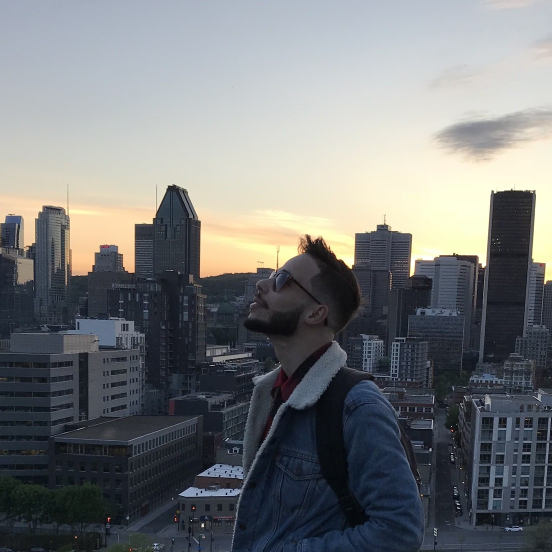
#> input picture scripts/source/portrait.jpg, 1104 x 1104 px (shown at 1/2 size); the run also reads 1 picture not shown here
$ python build_profile.py
#> lines starting #> are read from the running program, lines starting #| are printed output that depends on the picture
#!/usr/bin/env python3
"""Builds assets/profile.svg, the animated card at the top of the profile README.

Edit the facts below, then run:  python3 scripts/build_profile.py

Sources in scripts/source are square crops of the same photo, so the subject lines up from frame to frame:
  portrait.jpg              the original photo
  portrait-cutout.png       its cutout, from scripts/cutout.swift (macOS Vision, runs locally)
  backgrounds/*.jpg         real AI backgrounds, generated in the Photoroom app on that photo
"""

import base64
import io
from pathlib import Path

from PIL import Image

ROOT = Path(__file__).resolve().parent.parent
SOURCE = ROOT / "scripts" / "source"
OUT = ROOT / "assets" / "profile.svg"

# ── Facts ────────────────────────────────────────────────────────────────────

NAME = "Tom Klotz"
PITCH = [
    "I ship features in Photoroom's AI photo editor,",
    "used by millions to make their photos shine.",
]
BEFORE = ["Before that: search at Algolia, data at CastorDoc,", "and three years serving France."]
CAREER = [
    # hash, company, what, role, accent, glyph
    ("a190l1a", "Algolia", "Search engine", "software engineering", "#3E63DD", "A"),
    ("ca570rd", "CastorDoc", "Data catalog", "fullstack engineering", "#FF7847", "C"),
    ("a5m335f", "Ministère des Armées", "Defense, 3 years of service", "software engineering", "#C9A227", "*"),
    (None, "Photoroom", "AI photo editing", "software engineering, since 2026", "#8B6CFF", "P"),
]
# Photoroom since Feb 16, 2026. Counts from `gh search prs --owner Photoroom --author @me --merged`
# and `--reviewed-by @me` (2026-10-06); Code Connect coverage from the July 31 audit (367/385).
CHANGELOG = [
    [("Rookie of the Year", "#FFFFFF", 700), (" at Photoroom, in my first 4.5 months", None, 400)],
    [("570+", "#FFFFFF", 700), (" pull requests merged and ", None, 400), ("540+", "#FFFFFF", 700), (" reviewed, in 8 months", None, 400)],
    [("Shipped ", None, 400), ("Virtual Models, AI Video Gen, Share Links, Recommended edits", "#FFFFFF", 700)],
    [("Design system: Code Connect coverage from ", None, 400), ("22% to 95%", "#FFFFFF", 700)],
]

# ── Palette ──────────────────────────────────────────────────────────────────

INK = "#0B0E14"
PANEL = "#10141D"
LINE = "#1E2533"
TEXT = "#E8ECF4"
SUB = "#B4BDCE"
MUTED = "#8C96AA"
FAINT = "#6E7A92"
BLUE = "#5B8CFF"
FRANCE_BLUE = "#2A63F6"
FRANCE_RED = "#E5484D"
VIOLET = "#8B6CFF"
GREEN = "#3FB950"

W = 1000
CHANGELOG_Y = 880
CHANGELOG_H = 60 + 42 * len(CHANGELOG)
FOOTER_Y = CHANGELOG_Y + CHANGELOG_H + 74
H = FOOTER_Y + 90
SANS = "-apple-system, BlinkMacSystemFont, 'Segoe UI', Helvetica, Arial, sans-serif"
MONO = "ui-monospace, 'SF Mono', SFMono-Regular, Menlo, Monaco, 'Cascadia Code', Consolas, 'Liberation Mono', monospace"

# Hero loop: original photo, background removal sweep, then each AI background, then back to the original.
LOOP = 13.0
SWEEP_START, SWEEP_END, REMOVED_END = 1.0, 3.0, 4.5
AI_BACKGROUNDS = [
    # file, caption, shown from (s)
    ("space.jpg", "AI background: outer space", REMOVED_END),
    ("paris.jpg", "AI background: Paris at dusk", 8.5),
]
RESET = 12.2
CANVAS_X, CANVAS_Y, CANVAS = 576, 92, 368
# Twice the canvas size, for sharp rendering on high density screens.
EMBED = CANVAS * 2


def data_uri(image: Image.Image, fmt: str, **options) -> str:
    buffer = io.BytesIO()
    image.save(buffer, fmt, **options)
    mime = "image/jpeg" if fmt == "JPEG" else f"image/{fmt.lower()}"
    return f"data:{mime};base64,{base64.b64encode(buffer.getvalue()).decode()}"


def key_times(*seconds: float) -> str:
    return ";".join(f"{s / LOOP:.4f}" for s in seconds)


def esc(text: str) -> str:
    return text.replace("&", "&amp;").replace("<", "&lt;").replace(">", "&gt;")


def flag(x: float, y: float, height: float = 16) -> str:
    w = height / 2
    return (
        f'<rect x="{x}" y="{y}" width="{w}" height="{height}" rx="2" fill="{FRANCE_BLUE}"/>'
        f'<rect x="{x + w}" y="{y}" width="{w}" height="{height}" fill="#F5F7FA"/>'
        f'<rect x="{x + 2 * w}" y="{y}" width="{w}" height="{height}" rx="2" fill="{FRANCE_RED}"/>'
    )


def prompt(x: float, y: float, command: str) -> str:
    return (
        f'<text x="{x}" y="{y}" class="mono" font-size="15" fill="{MUTED}">'
        f'<tspan fill="{BLUE}">~</tspan> $ {command}</text>'
    )


def embedded(name: str) -> str:
#> called with name = 'portrait.jpg'
    image = Image.open(SOURCE / name).resize((EMBED, EMBED), Image.LANCZOS)
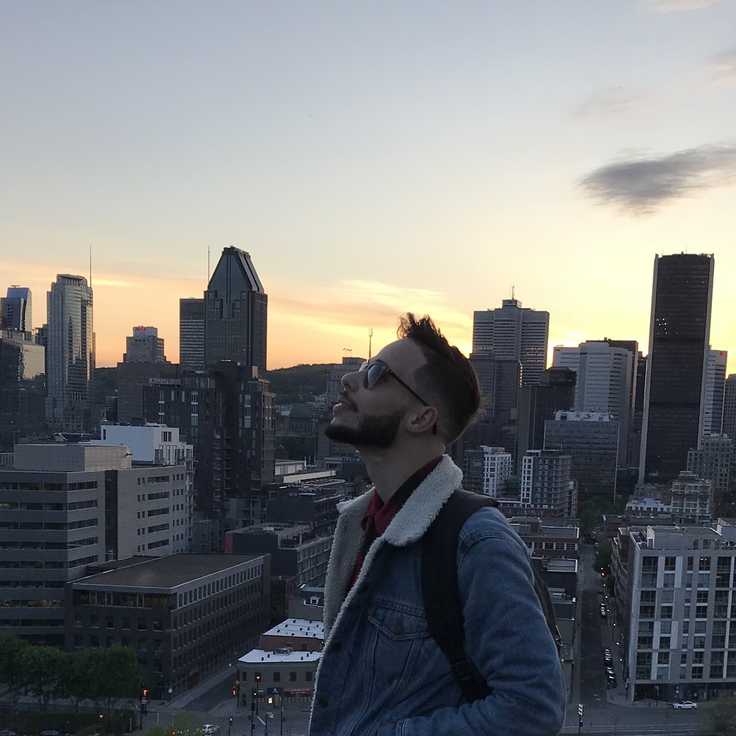
#> image: PIL image 736x736 RGB; mean R, G, B 118.4, 120.8, 122.3
    if image.mode == "RGBA":
        return data_uri(image, "WEBP", quality=88, method=6)
    return data_uri(image.convert("RGB"), "JPEG", quality=82, optimize=True, progressive=True)


def hero() -> str:
    original_uri = embedded("portrait.jpg")
    cutout_uri = embedded("portrait-cutout.png")
#> call 2 of embedded, with name = 'portrait-cutout.png'
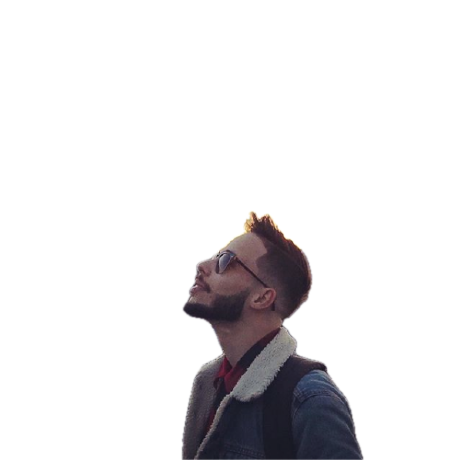
#> input picture scripts/source/portrait-cutout.png, 460 x 460 px
#> call 3 of embedded, with name = 'backgrounds/space.jpg'
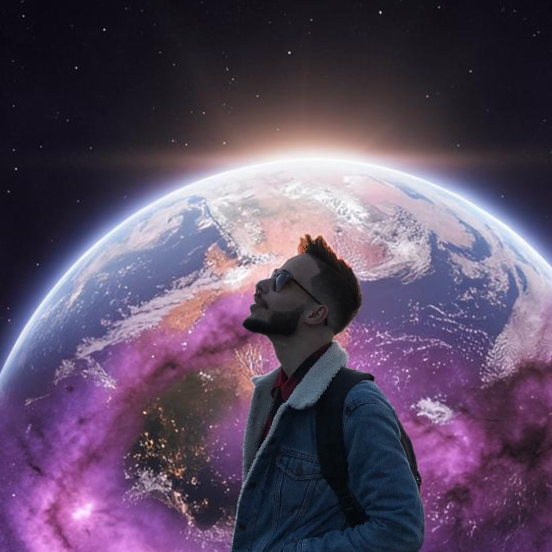
#> input picture scripts/source/backgrounds/space.jpg, 1104 x 1104 px (shown at 1/2 size)
#> in embedded (call 3), `image = Image.open(SOURCE / name).resize((EMBED, EMBED), Image.LANCZOS)`:
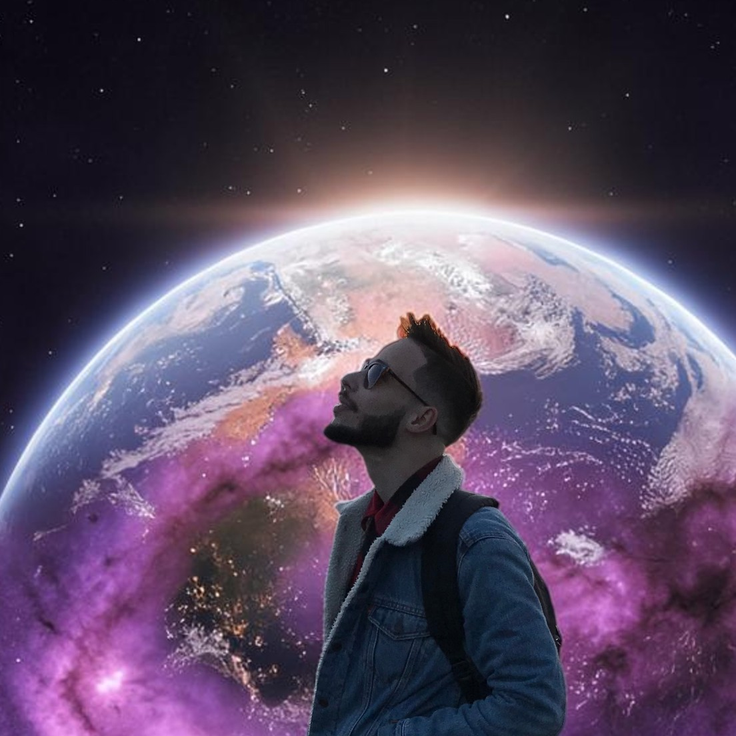
#> image: PIL image 736x736 RGB; mean R, G, B 91.2, 75.4, 99.3
#> (the rest of the program and of its run is left out)
